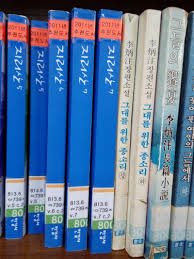
#> input picture data/img/lib_11.jpg, 194 x 259 px, found by its file name
$ jupyter execute --allow-errors Segmentation.ipynb   (shell and % lines are left out)   (older library calls are emulated)
#> lines starting #> are read from the running program, lines starting #| are printed output that depends on the picture
[cell 1]
import cv2
import os
import numpy as np
import matplotlib.pyplot as plt

### 기본 이미지

[cell 2]
img_path = os.getenv('HOME')+'/repo/LibRobo/data/img/lib_11.jpg'
img = cv2.imread(img_path)
#> img is the input picture: shape (259, 194, 3); mean B, G, R 149.3, 116.5, 91.9
plt.imshow(img)

### Crop

[cell 3]
img2 = img.copy()
h, w = img.shape[:2]
#> h = 259; w = 194

cropped_img = img2[155:, :]
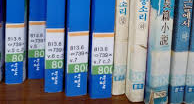
#> cropped_img: shape (104, 194, 3); mean B, G, R 149.5, 125.7, 104.3

### Gray Scale Conversion

[cell 4]
imgray = cv2.cvtColor(cropped_img, cv2.COLOR_BGR2GRAY)
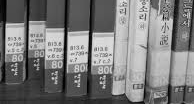
#> imgray: shape (104, 194); min 0, max 238, mean 122
plt.imshow(imgray)

### Edge-Preserved Smoothing

[cell 5]
img_sobel_x = cv2.Sobel(imgray, cv2.CV_64F, 1, 0, ksize=3)
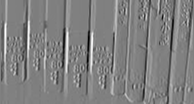
#> img_sobel_x: shape (104, 194) float64; min -830, max 818, mean 1.8; drawn with min black and max white
img_sobel_x = cv2.convertScaleAbs(img_sobel_x)
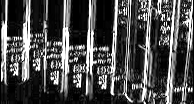
#> img_sobel_x: shape (104, 194); min 0, max 255, mean 75.9
img_sobel_y = cv2.Sobel(imgray, cv2.CV_64F, 0, 1, ksize=3)
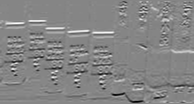
#> img_sobel_y: shape (104, 194) float64; min -630, max 569, mean -2.8; drawn with min black and max white
img_sobel_y = cv2.convertScaleAbs(img_sobel_y)
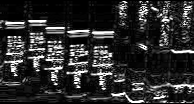
#> img_sobel_y: shape (104, 194); min 0, max 255, mean 45.4
img_sobel = cv2.addWeighted(img_sobel_x, 1, img_sobel_y, 1, 0)
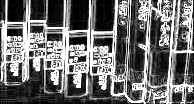
#> img_sobel: shape (104, 194); min 0, max 255, mean 111.8
plt.imshow(img_sobel)

### Morphological Operations

#### Opening

[cell 6]
kernel = np.ones((3, 3), np.uint8)
opening = cv2.morphologyEx(img_sobel, cv2.MORPH_OPEN, kernel)
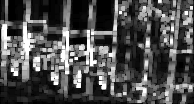
#> opening: shape (104, 194); min 0, max 255, mean 78.8

merged = np.hstack((img_sobel, opening))
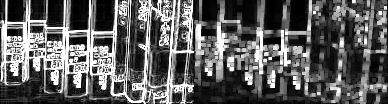
#> merged: shape (104, 388); min 0, max 255, mean 95.3
plt.figure(figsize=(20, 20))
plt.imshow(merged)

$ run again, with data/img/lib_1.jpg copied over data/img/lib_11.jpg
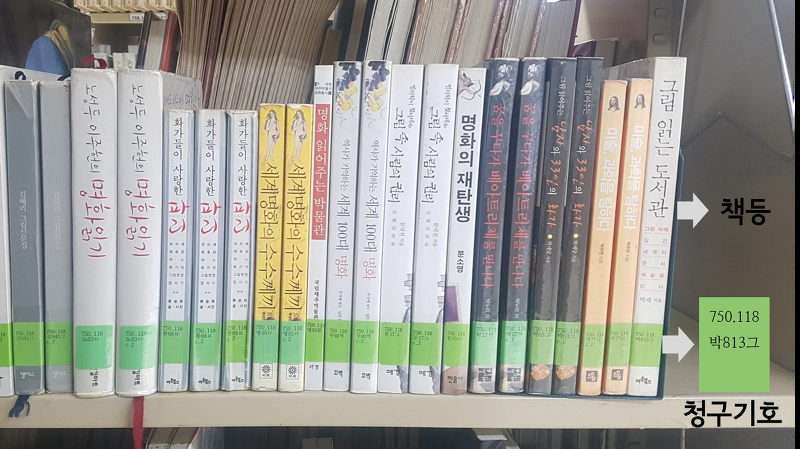
#> input picture data/img/lib_1.jpg, 800 x 449 px, found by its file name
#> img is the input picture: shape (449, 800, 3); mean B, G, R 145.6, 154.2, 153.1
#> `opening = cv2.morphologyEx(img_sobel, cv2.MORPH_OPEN, kernel)`:
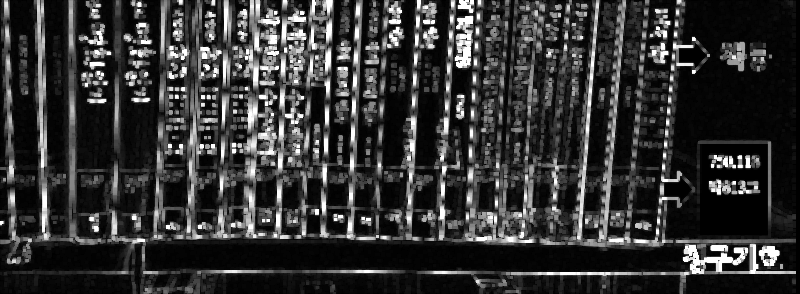
#> opening: shape (294, 800); min 0, max 255, mean 52.2
#> `merged = np.hstack((img_sobel, opening))`:
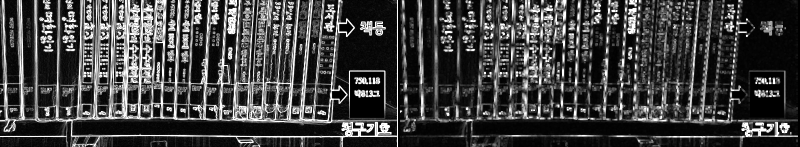
#> merged: shape (294, 1600) (shown at 1/2 size); min 0, max 255, mean 65
